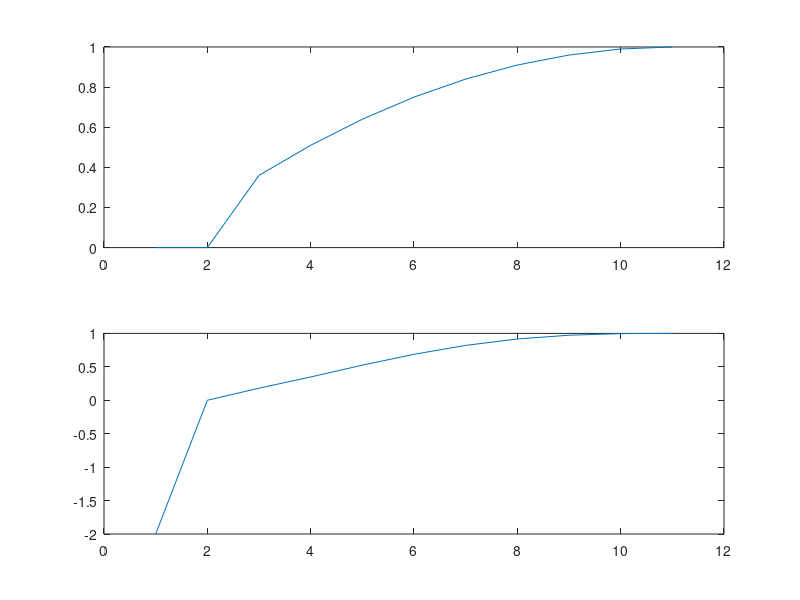

Source code (MATLAB):
%%% ex5

p = 0.5; % probabilidade de falha do motor (valor para testar as expressoes)

% se a probabilidade de falha de um motor é p entao (1-p) é a probabilidade
% de nao falhar



% PARA AVIAO 2 MOTORES : PROBbilidade de continuar a voar

P2 = 1-(1-p).^2;


% PARA AVIAO 4 MOTORES: probabilidade de continuar a voar

P4 = 1-(1-p).^4 - 4* p*(1-p).^3;


grafico = zeros(1,10);
grafico2 = zeros(1,10);
grafico(1) = 1-(1-0/10).^2;
grafico2(1) = 1-(1-0/10).^4 - 4* p*(1-0/10).^3;

for i = 2:10
    
    grafico(i+1) =1-(1-i/10).^2;    %%% probabilidade para aviao 2 motores
    grafico2(i+1) = 1-(1-i/10).^4 - 4* (i/10)*(1-i/10).^3;   %%% probabilidade para aviao 4 motores
  
end
subplot(2,1,1);
plot(grafico)
subplot(2,1,2);
plot(grafico2)